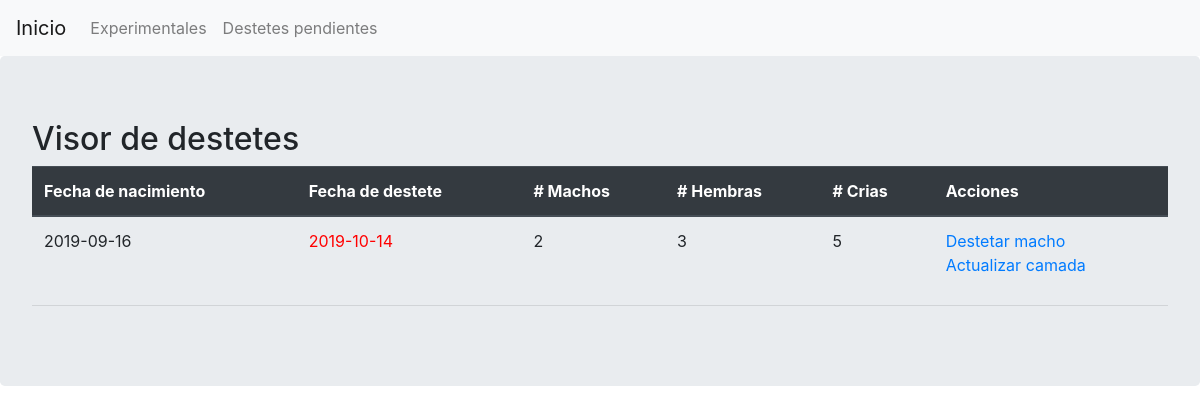
Screenshot of /destete/ with the database file from the repository.
### app.py (models this page shows, shortened)
class Camada(db.Model):
    __tablename__ = 'camada'
    __table_args__ = {'extend_existing': True}
    db.Model.metadata.reflect(db.engine)
    id = db.Column(db.Integer, primary_key=True)
    fecha_nacimiento = db.Column(db.DateTime, default=datetime.utcnow, nullable=False)
    fecha_destete = db.Column(db.DateTime, default=datetime.today() + relativedelta(days=+28), nullable=False)
    machos = db.Column(db.Integer, default=0, nullable=False)
    hembras = db.Column(db.Integer, default=0, nullable=False)
    macho_is_created = db.Column(db.Boolean, default=False, nullable=False)
    hembra_is_created = db.Column(db.Boolean, default=False, nullable=False)
    cruza_id = db.Column(db.Integer, db.ForeignKey('cruza.id'), nullable=False)

### app.py (the view)
@app.route("/destete/", methods=['GET'])
def destete():
        camadas = Camada.query.order_by(Camada.fecha_destete.desc()).all()
        return render_template("destete.html", camadas=camadas)

### templates/destete.html (shortened to what this page needs)
{% extends 'base.html' %}
{% block body%}
<div class="jumbotron">
	<div class="content">
		<h2>Visor de destetes</h2>
		<table class="table">
			<thead class="thead-dark">
				<tr>
					<th>Fecha de nacimiento</th>
					<th>Fecha de destete</th>
					<th># Machos</th>
					<th># Hembras</th>
					<th># Crias</th>
					<th>Acciones</th>
				</tr>
			</thead>
			{%for camada in camadas %}
			<tr>
				{% if (camada.fecha_destete < camada.fecha_destete.now()) and (camada.macho_is_created==False or camada.hembra_is_created==False)  %}
				<td>{{ camada.fecha_nacimiento.date() }}</td>
  					<td style="color:red">{{ camada.fecha_destete.date() }}</td>
				<td>{{ camada.machos }}</td>
				<td>{{ camada.hembras }}</td>
				<td>{{camada.machos + camada.hembras }}</td>
				<td>
					{% if (camada.fecha_destete < camada.fecha_destete.now()) and (camada.macho_is_created==False)  %}
						<a href="/macho/{{camada.id}}">Destetar macho</a><br>
					{% endif %}
					<a href="/update-camada/{{camada.id}}">Actualizar camada</a><br>
				</td>
				{% endif %}
			</tr>
			{% endfor %}
		</table>
		<hr>
	</div>
</div>
{% endblock %}

### rows the page displays
Camada: fecha_nacimiento "2019-09-16", fecha_destete "2019-10-14", machos "2", hembras "3", camada.machos+camada.hembras "5"
